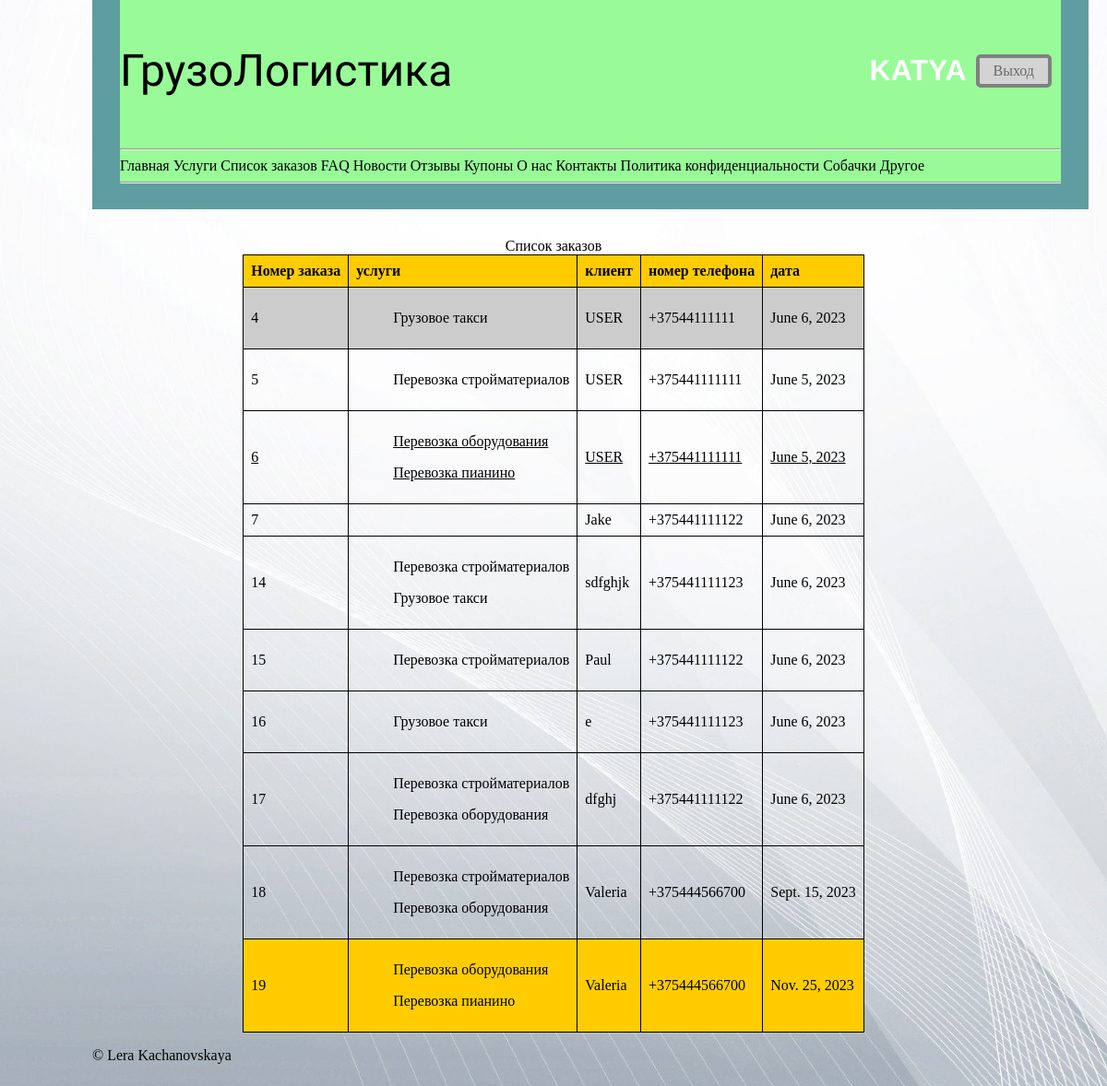
/orders/ (signed in), run on the app's committed database.
### polls/models.py (models this page shows, shortened)
class Order(models.Model):
    orderDate = models.DateField('время заказа', auto_now=True)
    name = models.CharField('имя', max_length=20, default='USER')
    phone_number = models.CharField('номер телефона', validators=[RegexValidator(r'^\+375?\d{9}$',
                                                                     "Phone number must be entered in the format: '+999999999'")],
                                    max_length=13, default='+375441111111')
    services = models.ManyToManyField(Service)

class Service(models.Model):
    title = models.CharField('наименование услуги', max_length=40)
    description = models.TextField('описание услуги')
    def __str__(self):
        return self.title

### polls/views.py (the view)
# urls.py: path('orders/', orders, name='orders'),
def orders(request):
    orders = Order.objects.all()
    return render(request, 'polls/orders.html', {'orders': orders})

### templates/polls/orders.html (shortened to what this page needs)
{% extends 'polls/base.html' %}
{% block content %}
<main>
    <div class="row">
    <div class="col-sm-12">
    <table class="table table-striped table-bordered">
        <caption>Список заказов</caption>
        <thead class="thead-dark">
            <tr>
                <th>Номер заказа</th>
                <th>услуги</th>
                <th>клиент</th>
                <th>номер телефона</th>
                <th>дата</th>
            </tr>
        </thead>
    <tbody>
        {% for order in orders %}
            <tr>
                <td>{{ order.id }}</td>
                <td >
                    {% for service in order.services.all %}
                        <ul>{{ service }}</ul>
                    {% endfor %}
                </td>
                <td>{{ order.name }}</td>
                <td>{{ order.phone_number }}</td>
                <td>{{ order.orderDate }}</td>
            </tr>
        {% endfor %}
    </tbody>
    </table>
    </div>
</div>
</main>
{% endblock %}

### templates/polls/base.html (shortened to what this page needs)
{% load static %}
<!DOCTYPE html>
<html lang="ru">
<head>
    <link rel="stylesheet" type="text/css" href="{% static 'polls/styles.css' %}" >
</head>
<body>
  <div class="container fixed-nav ">
  <header class="border-bottom lh-1 py-3">
    <div class="row-flex">
      <div class="col-4 text-center">
        <a id="blog-header-logo" href="{% url 'home' %}"><p>ГрузоЛогистика</p></a>
      </div>
        <div class="row-flex">
         {%  if user.is_authenticated %}
             <h1 class="flex-item">{{ user.get_username }}</h1>
             <a class="btn flex-item" href="{%  url 'logout' %}">Выход</a>
         {% else %}
             <h1 class="flex-item">Guest</h1>
             <a class="btn flex-item" href="{% url 'login' %}">Вход</a>
             <a class="btn flex-item" href="{% url 'singup' %}">Регистрация</a>
         {% endif %}
        </div>
    </div>
  <div class="nav-scroller">
      <hr>
    <nav >
        <a class="main-nav" href="{% url 'home' %}">Главная</a>
        <a class="main-nav" href="{% url 'services' %}">Услуги</a>
        {%  if user.is_authenticated %}
            <a class="main-nav" href="{% url 'orders' %}">Список заказов</a>
        {% else %}
            <a class="main-nav" href="{% url 'create_order' %}">Заказать</a>
        {% endif %}
        <a class="main-nav" href="{% url 'faq' %}">FAQ</a>
        <a class="main-nav" href="{% url 'news' %}">Новости</a>
        <a class="main-nav" href="{% url 'reviews' %}">Отзывы</a>
        <a class="main-nav" href="{% url 'coupons' %}">Купоны</a>
        <a class="main-nav" href="{% url 'about' %}">О нас</a>
        <a class="main-nav" href="{% url 'contacts' %}">Контакты</a>
        <a class="main-nav" href="{% url 'privacy' %}">Политика конфиденциальности</a>
        <a class="main-nav" href="{% url 'dogs' %}">Собачки</a>
        <a class="main-nav" href="{% url 'some_page' %}">Другое</a>
    </nav>
      <hr>
  </div>
    </header>
  </div>
  <div class="container">
    {% block content %}{% endblock %}
  </div>
    <footer>
        <p>&copy Lera Kachanovskaya</p>
    </footer>
</body>
</html>

### polls/static/polls/styles.css (style rules this page uses)
.fixed-nav { position: fixed; top: 0; width: 85%; padding: 0 30px 20px 30px; color: #fff; background-color: cadetblue; z-index: 1000; }
body { background-image: url("../media/fon.jpg"); background-repeat: repeat; background-size: cover; background-position: center; display: grid; grid-template-rows: auto 1fr auto; min-height: 100vh; margin-right: 100px; margin-left: 100px; }
main { margin-top: 250px; }
.row-flex { display: flex; justify-content: space-between; align-items: center; flex-direction: row; }
.flex-item { margin-right: 10px; }
.btn { background-color: lightgray; color: dimgrey; padding: 5px 15px; border: 4px solid grey; border-radius: 5px; font-size: 16px; cursor: pointer; }
a { text-decoration: none; color: black; }
h1 { font-family: 'Barbie', sans-serif; }
#blog-header-logo { font-family: 'Rubik Broken Fax', sans-serif; font-size: xxx-large; font-kerning: auto; font-kerning: auto; }
table tr:first-child { background-color: #ccc; }
table tr:last-child { background-color: #ffcc00; }
table tr:nth-child(3) { text-decoration: underline; }
h1, h2, h3 { text-transform: uppercase; }
ul { list-style-type: none; }
table { border-collapse: collapse; caption-side: top; text-align: left; vertical-align: middle; margin: 0 auto; }
td, th { border: 1px solid black; padding: 8px; }
@media only screen and (max-width: 1300px) { header { background-color: palegreen; } }

### data on the page
Order: id "4", name "USER", phone_number "+37544111111", orderDate "June 6, 2023"
Service: title "Грузовое такси"
Order: id "5", name "USER", phone_number "+375441111111", orderDate "June 5, 2023"
Service: title "Перевозка стройматериалов"
Order: id "6", name "USER", phone_number "+375441111111", orderDate "June 5, 2023"
Service: title "Перевозка оборудования"
Service: title "Перевозка пианино"
Order: id "7", name "Jake", phone_number "+375441111122", orderDate "June 6, 2023"
Order: id "14", name "sdfghjk", phone_number "+375441111123", orderDate "June 6, 2023"
Order: id "15", name "Paul", phone_number "+375441111122", orderDate "June 6, 2023"
Order: id "16", name "e", phone_number "+375441111123", orderDate "June 6, 2023"
Order: id "17", name "dfghj", phone_number "+375441111122", orderDate "June 6, 2023"
Order: id "18", name "Valeria", phone_number "+375444566700", orderDate "Sept. 15, 2023"
Order: id "19", name "Valeria", phone_number "+375444566700", orderDate "Nov. 25, 2023"

### other printed values
{{ user.get_username }} "KATYA"
